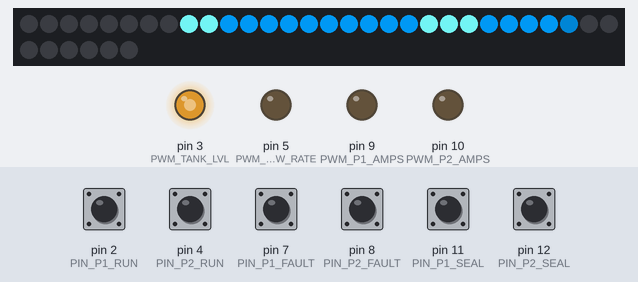
A sketch run on a simulated Arduino Uno, built with avr-gcc and run on an emulated ATmega328P. Parts: 36 RGB LEDs in strip order, left to right, continuing on the next row, output pins drawn as LEDs (lit = HIGH). The inputs (shaded band) are chosen by the test bench; at power-on: pin 2 (PIN_P1_RUN), pin 4 (PIN_P2_RUN), pin 7 (PIN_P1_FAULT), pin 8 (PIN_P2_FAULT), pin 11 (PIN_P1_SEAL), pin 12 (PIN_P2_SEAL) HIGH. Random numbers use the default seed unless the sketch sets one.

Above: at 3.06 s.
3.3 s: pin 2 (PIN_P1_RUN) pulled LOW for 1 s
At 3.7 s:
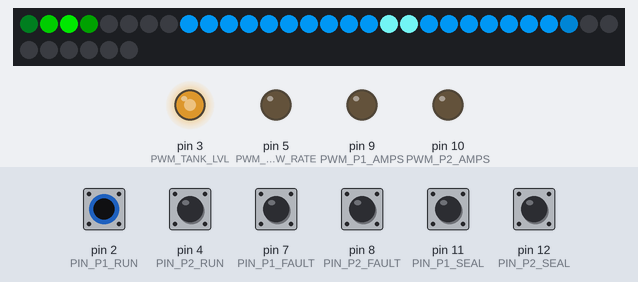
4.9 s: pin 4 (PIN_P2_RUN) pulled LOW for 1 s
At 5.88 s:
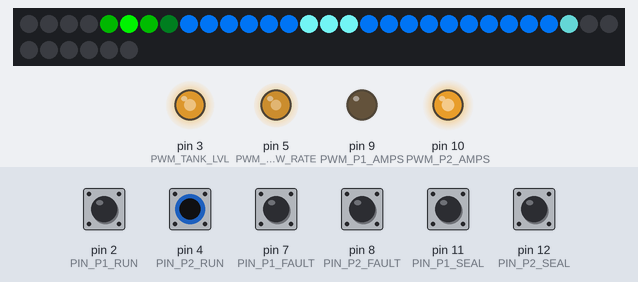
6.5 s: pin 7 (PIN_P1_FAULT) pulled LOW for 1 s
At 6.96 s:
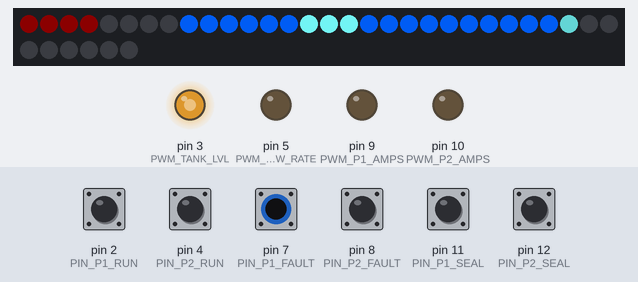
8.1 s: pin 8 (PIN_P2_FAULT) pulled LOW for 0.15 s
8.8 s: pin 2 (PIN_P1_RUN) pulled LOW for 1 s
At 8.91 s:
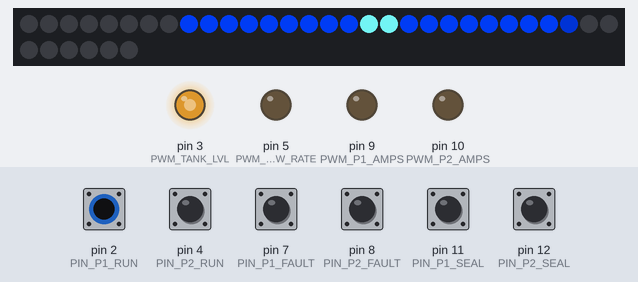
10.4 s: pin 4 (PIN_P2_RUN) pulled LOW for 1 s
At 10.77 s:
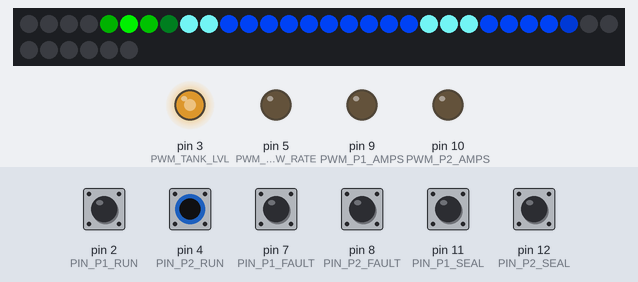
Timing chart, 0 to 36.6 s (numbered marks = the images above; inputs shaded):
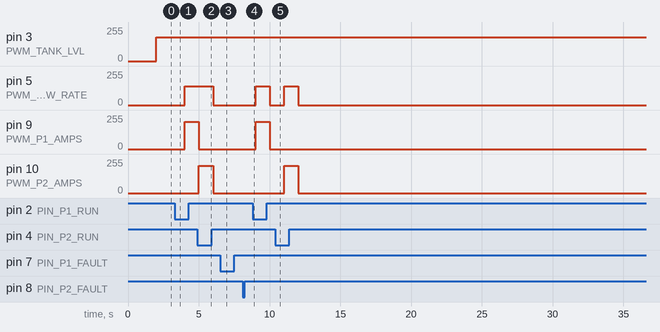

Measured:
- after the input at 3.3 s, pin 5 (PWM_FLOW_RATE): 0/255 → 140/255 after 0.70 s; pin 9 (PWM_P1_AMPS): 0/255 → 204/255 after 0.70 s
- after the input at 4.9 s, pin 10 (PWM_P2_AMPS): 0/255 → 204/255 after 0.11 s, → 0/255 1.0 s later
- after the input at 8.8 s, pin 5 (PWM_FLOW_RATE): 0/255 → 140/255 after 0.21 s, → 0/255 1.0 s later; pin 9 (PWM_P1_AMPS): 0/255 → 204/255 after 0.21 s, → 0/255 1.0 s later
- after the input at 10.4 s, pin 5 (PWM_FLOW_RATE): 0/255 → 140/255 after 0.62 s, → 0/255 1.0 s later; pin 10 (PWM_P2_AMPS): 0/255 → 204/255 after 0.62 s, → 0/255 1.0 s later

The sketch:

HighTide_DemoCase1.06.ino
```cpp
#include <Adafruit_NeoPixel.h>

// --- DIAGNOSTIC SWITCH ---
bool DEBUG_MODE = false;  // Set to true for diagnostics, false for butter-smooth flow

// --- CONFIGURABLE PARAMETERS ---
const int LED_BRIGHTNESS   = 220;
const unsigned long TANK_CAPACITY = 50000;
const int PUMP_FLOW_SINGLE = 550;
const int PUMP_FLOW_DUAL   = 490;
const int PUMP_AMPS_SINGLE = 80;
const int PUMP_AMPS_DUAL   = 75;

// --- DRAIN PARAMETERS ---
int DRAIN_MIN = 200;
int DRAIN_MAX = 1000;
unsigned long DRAIN_INTERVAL = 600000;

// --- PIN ASSIGNMENTS ---
const int PIN_NEOPIXEL  = 6;
const int PIN_P1_RUN    = 2;
const int PIN_P2_RUN    = 4;
const int PIN_P1_FAULT  = 7;
const int PIN_P2_FAULT  = 8;
const int PIN_P1_SEAL   = 11;
const int PIN_P2_SEAL   = 12;

const int PWM_TANK_LVL  = 3;
const int PWM_FLOW_RATE = 5;
const int PWM_P1_AMPS   = 9;
const int PWM_P2_AMPS   = 10;

Adafruit_NeoPixel strip(36, PIN_NEOPIXEL, NEO_GRB + NEO_KHZ800);

// --- SYSTEM GLOBALS ---
float currentGallons = 35000;
int currentDrainRate = 500;
float netFlowRate = 0;
unsigned long lastUpdate = 0;
unsigned long lastDrainChange = 0;
unsigned long lastReport = 0;
int fadeValue = 0;
bool fadeDirection = true;

void setup() {
  delay(2000); // Wait for 1000uF caps to stabilize

  if (DEBUG_MODE) {
    Serial.begin(9600);
    Serial.println(F("--- HighTide Master Active ---"));
  }

  randomSeed(analogRead(A0));
  currentDrainRate = random(DRAIN_MIN, DRAIN_MAX + 1);
  lastDrainChange = millis();

  strip.begin();
  strip.setBrightness(LED_BRIGHTNESS);
  strip.show();

  pinMode(PIN_P1_RUN, INPUT_PULLUP);
  pinMode(PIN_P2_RUN, INPUT_PULLUP);
  pinMode(PIN_P1_FAULT, INPUT_PULLUP);
  pinMode(PIN_P2_FAULT, INPUT_PULLUP);
  pinMode(PIN_P1_SEAL, INPUT_PULLUP);
  pinMode(PIN_P2_SEAL, INPUT_PULLUP);
}

void loop() {
  // Read Inputs
  bool p1Run = !digitalRead(PIN_P1_RUN);
  bool p2Run = !digitalRead(PIN_P2_RUN);
  bool p1Fail = !digitalRead(PIN_P1_FAULT);
  bool p2Fail = !digitalRead(PIN_P2_FAULT);
  bool p1Seal = !digitalRead(PIN_P1_SEAL);
  bool p2Seal = !digitalRead(PIN_P2_SEAL);

  // Drain Logic
  if (millis() - lastDrainChange >= DRAIN_INTERVAL) {
    currentDrainRate = random(DRAIN_MIN, DRAIN_MAX + 1);
    lastDrainChange = millis();
  }

  // Physics & PWM Loop (1Hz)
  if (millis() - lastUpdate >= 1000) {
    lastUpdate = millis();
    float p1Inflow = (p1Run && !p1Fail) ? ((p2Run && !p2Fail) ? PUMP_FLOW_DUAL : PUMP_FLOW_SINGLE) : 0;
    float p2Inflow = (p2Run && !p2Fail) ? ((p1Run && !p1Fail) ? PUMP_FLOW_DUAL : PUMP_FLOW_SINGLE) : 0;
    netFlowRate = (p1Inflow + p2Inflow) - currentDrainRate;
    currentGallons += (netFlowRate / 60.0);
    currentGallons = constrain(currentGallons, 0, TANK_CAPACITY);

    // PWM Meters
    analogWrite(PWM_TANK_LVL, map(currentGallons, 0, TANK_CAPACITY, 0, 255));
    analogWrite(PWM_FLOW_RATE, map(p1Inflow + p2Inflow, 0, 1000, 0, 255));

    int p1A = (p1Run && !p1Fail) ? ((p2Run && !p2Fail) ? PUMP_AMPS_DUAL : PUMP_AMPS_SINGLE) : 0;
    int p2A = (p2Run && !p2Fail) ? ((p1Run && !p1Fail) ? PUMP_AMPS_DUAL : PUMP_AMPS_SINGLE) : 0;
    analogWrite(PWM_P1_AMPS, map(p1A, 0, 100, 0, 255));
    analogWrite(PWM_P2_AMPS, map(p2A, 0, 100, 0, 255));

    if (DEBUG_MODE && (millis() - lastReport >= 15000)) {
      lastReport = millis();
      Serial.print(F("TANK: ")); Serial.print(currentGallons, 0);
      Serial.print(F(" | NET FLOW: ")); Serial.println(netFlowRate);
    }
  }

  // Render the smooth animations
  updateLEDs(p1Run, p1Fail, p1Seal, p2Run, p2Fail, p2Seal);
}

void updateLEDs(bool r1, bool f1, bool s1, bool r2, bool f2, bool s2) {
  strip.clear();

  // 1. Fault Pulse Calculation
  if (fadeDirection) fadeValue += 5; else fadeValue -= 5;
  if (fadeValue >= 255) fadeDirection = false;
  if (fadeValue <= 10) fadeDirection = true;

  // 2. Pump Rotation Math
  float pos = (float)(millis() % 800) / 800.0 * 4.0;

  for (int i = 0; i < 4; i++) {
    // PUMP 1
    if (f1) strip.setPixelColor(i, strip.Color(fadeValue, 0, 0));
    else if (r1) strip.setPixelColor(i, getSmoothColor(i, pos, s1 ? strip.Color(180, 0, 255) : strip.Color(0, 255, 0)));

    // PUMP 2
    if (f2) strip.setPixelColor(i + 4, strip.Color(fadeValue, 0, 0));
    else if (r2) strip.setPixelColor(i + 4, getSmoothColor(i, pos, s2 ? strip.Color(180, 0, 255) : strip.Color(0, 255, 0)));
  }

  // 3. Tank Level with Scaled Shimmer Tip
  float preciseLeds = (currentGallons / (float)TANK_CAPACITY) * 28.0;
  int fullLeds = (int)preciseLeds;
  float tipBrightness = preciseLeds - (float)fullLeds;

  float aquaWave = sin(millis() / 2000.0);
  int gVal = map(aquaWave * 100, -100, 100, 60, 160);
  uint32_t aquaColor = strip.Color(0, gVal, 255);
  float flowOffset = (float)millis() * 0.005;

  for (int i = 0; i < 28; i++) {
    uint32_t baseCol = 0;
    float currentPixelLevel = 0.0;

    if (i < fullLeds) {
      baseCol = aquaColor;
      currentPixelLevel = 1.0;
    }
    else if (i == fullLeds) {
      int tipG = (int)(gVal * tipBrightness);
      int tipB = (int)(255 * tipBrightness);
      baseCol = strip.Color(0, tipG, tipB);
      currentPixelLevel = tipBrightness;
    }

    if (currentPixelLevel > 0.05 && abs(netFlowRate) > 50) {
      float shimmerPos = (netFlowRate > 0) ? (i - flowOffset) : (i + flowOffset);
      float shimmerVal = sin(shimmerPos * 0.5);

      if (shimmerVal > 0.8) {
        int shimR = (int)(120 * currentPixelLevel);
        int shimG = (int)(255 * currentPixelLevel);
        int shimB = (int)(255 * currentPixelLevel);
        strip.setPixelColor(i + 8, strip.Color(shimR, shimG, shimB));
      } else {
        strip.setPixelColor(i + 8, baseCol);
      }
    } else {
      strip.setPixelColor(i + 8, baseCol);
    }
  }

  strip.show();
}

uint32_t getSmoothColor(int ledIndex, float currentPos, uint32_t fullColor) {
  float diff = fabs((float)ledIndex - currentPos);
  if (diff > 2.0) diff = 4.0 - diff;
  float br = 1.0 - (diff / 1.5);
  if (br < 0) br = 0;

  uint8_t r = (uint8_t)((fullColor >> 16 & 0xFF) * br);
  uint8_t g = (uint8_t)((fullColor >> 8 & 0xFF) * br);
  uint8_t b = (uint8_t)((fullColor & 0xFF) * br);

  if (r == 0 && g == 0 && b == 0) return strip.Color(0, 5, 2);
  return strip.Color(r, g, b);
}
```
